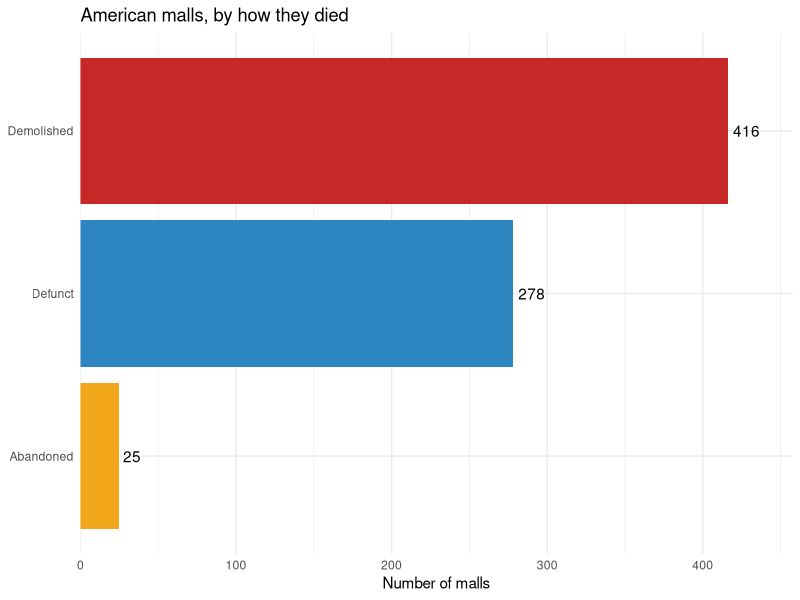

Source code (R):
## ---- chunk 1
#| label: fig-malls
#| message: false
#| fig-cap: "American malls, by how they died"
library(dplyr)
library(readr)
library(ggplot2)
library(forcats)

malls_counts <- read_csv("data/defunct_malls_clean.csv") |>
  count(status, sort = TRUE)

ggplot(malls_counts, aes(x = fct_reorder(status, n), y = n, fill = status)) +
  geom_col() +
  coord_flip() +
  geom_text(aes(label = n), hjust = -0.2) +
  scale_fill_manual(values = c(
    "Demolished" = "#c62828", "Abandoned" = "#f2a71b", "Defunct" = "#2e86c1"
  )) +
  scale_y_continuous(expand = expansion(mult = c(0, 0.1))) +
  labs(
    x = NULL, y = "Number of malls", fill = "Status",
    title = "American malls, by how they died"
  ) +
  theme_minimal() +
  theme(legend.position = "none")
